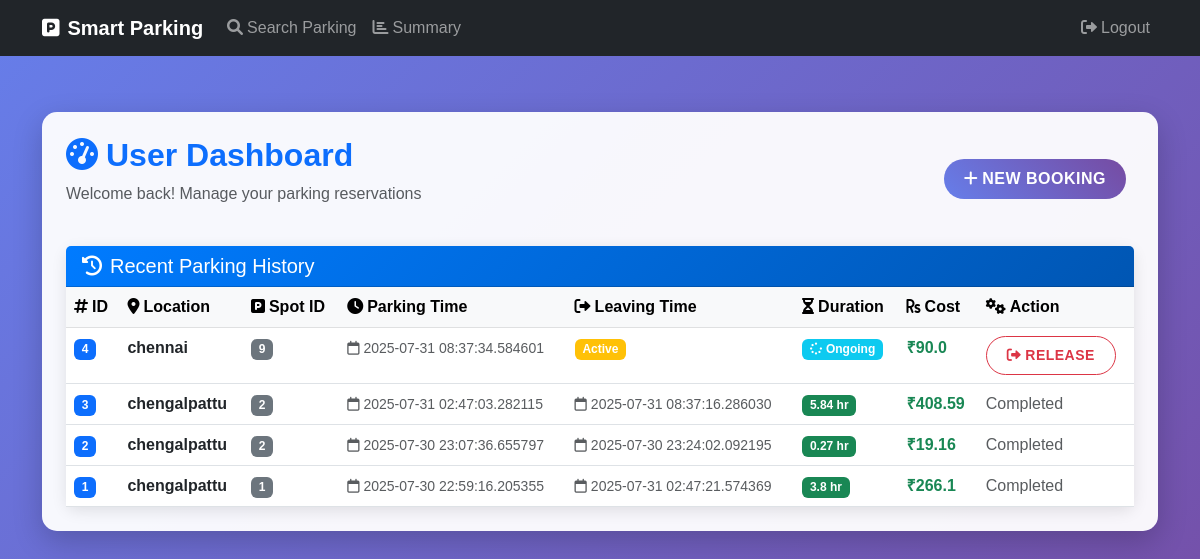
Page /user/dashboard (signed in) on the committed database.
### models/model.py (models this page shows)
class Reservation(db.Model):
    id = db.Column(db.Integer, primary_key=True)
    spot_id = db.Column(db.Integer, db.ForeignKey('parking_spot.id'), nullable=False)
    user_id = db.Column(db.Integer, db.ForeignKey('user.id'), nullable=False)
    parking_timestamp = db.Column(db.DateTime, default=datetime.utcnow)
    leaving_timestamp = db.Column(db.DateTime, nullable=True)
    parking_cost = db.Column(db.Float)

class ParkingLot(db.Model):
    id = db.Column(db.Integer, primary_key=True)
    prime_location_name = db.Column(db.String(100), nullable=False)
    price_per_hour = db.Column(db.Float, nullable=False)
    address = db.Column(db.String(200))
    pin_code = db.Column(db.String(10))
    maximum_number_of_spots = db.Column(db.Integer, nullable=False)
    spots = db.relationship('ParkingSpot', backref='lot', cascade='all, delete', lazy=True)

class ParkingSpot(db.Model):
    id = db.Column(db.Integer, primary_key=True)
    lot_id = db.Column(db.Integer, db.ForeignKey('parking_lot.id'), nullable=False)
    status = db.Column(db.String(1), nullable=False, default='A')
    reservation = db.relationship('Reservation', backref='spot', uselist=False, lazy=True)

### controllers/user_routes.py (the view)
    @app.route("/user/dashboard")
    def user_dashboard():
        user_id = session.get("user_id")
        reservations = Reservation.query.filter_by(user_id=user_id).order_by(Reservation.parking_timestamp.desc()).all()
        return render_template("user_dashboard.html", reservations=reservations)

### templates/user_dashboard.html (shortened to what this page needs)
<!DOCTYPE html>
<html lang="en">
<head>
    <link href="https://cdn.jsdelivr.net/npm/bootstrap@5.3.0/dist/css/bootstrap.min.css" rel="stylesheet">
    <link href="https://cdnjs.cloudflare.com/ajax/libs/font-awesome/6.0.0/css/all.min.css" rel="stylesheet">
    <link href="{{ url_for('static', filename='css/styles.css') }}" rel="stylesheet">
</head>
<body>
    <nav class="navbar navbar-expand-lg navbar-dark bg-dark">
        <div class="container">
            <a class="navbar-brand" href="#">
                <i class="fas fa-parking me-2"></i>Smart Parking
            </a>
            <div class="navbar-collapse" id="navbarNav">
                <ul class="navbar-nav me-auto">
                    <li class="nav-item">
                        <a class="nav-link" href="/user/search">
                            <i class="fas fa-search me-1"></i>Search Parking
                        </a>
                    </li>
                    <li class="nav-item">
                        <a class="nav-link" href="/user/summary">
                            <i class="fas fa-chart-bar me-1"></i>Summary
                        </a>
                    </li>
                </ul>
                <ul class="navbar-nav">
                    <li class="nav-item">
                        <a class="nav-link" href="/login">
                            <i class="fas fa-sign-out-alt me-1"></i>Logout
                        </a>
                    </li>
                </ul>
            </div>
        </div>
    </nav>
    <div class="container mt-4">
        <div class="row">
            <div class="col-12">
                <div class="main-container p-4">
                    <div class="d-flex justify-content-between align-items-center mb-4">
                        <div>
                            <h2 class="fw-bold text-primary">
                                <i class="fas fa-tachometer-alt me-2"></i>User Dashboard
                            </h2>
                            <p class="text-muted">Welcome back! Manage your parking reservations</p>
                        </div>
                        <div>
                            <a href="/user/search" class="btn btn-primary-custom btn-custom me-2">
                                <i class="fas fa-plus me-1"></i>New Booking
                            </a>
                        </div>
                    </div>
                    <div class="card card-custom">
                        <div class="card-header bg-primary text-white">
                            <h5 class="mb-0">
                                <i class="fas fa-history me-2"></i>Recent Parking History
                            </h5>
                        </div>
                        <div class="card-body p-0">
                            <div class="table-responsive">
                                <table class="table table-hover mb-0">
                                    <thead class="table-light">
                                        <tr>
                                            <th><i class="fas fa-hashtag me-1"></i>ID</th>
                                            <th><i class="fas fa-map-marker-alt me-1"></i>Location</th>
                                            <th><i class="fas fa-parking me-1"></i>Spot ID</th>
                                            <th><i class="fas fa-clock me-1"></i>Parking Time</th>
                                            <th><i class="fas fa-sign-out-alt me-1"></i>Leaving Time</th>
                                            <th><i class="fas fa-hourglass me-1"></i>Duration</th>
                                            <th><i class="fas fa-rupee-sign me-1"></i>Cost</th>
                                            <th><i class="fas fa-cogs me-1"></i>Action</th>
                                        </tr>
                                    </thead>
                                    <tbody>
                                        {% for r in reservations %}
                                        <tr>
                                            <td><span class="badge bg-primary">{{ r.id }}</span></td>
                                            <td>
                                                <strong>{{ r.spot.lot.prime_location_name }}</strong>
                                            </td>
                                            <td><span class="badge bg-secondary">{{ r.spot.id }}</span></td>
                                            <td>
                                                <small class="text-muted">
                                                    <i class="far fa-calendar me-1"></i>{{ r.parking_timestamp }}
                                                </small>
                                            </td>
                                            <td>
                                                {% if r.leaving_timestamp %}
                                                    <small class="text-muted">
                                                        <i class="far fa-calendar me-1"></i>{{ r.leaving_timestamp }}
                                                    </small>
                                                {% else %}
                                                    <span class="badge bg-warning">Active</span>
                                                {% endif %}
                                            </td>
                                            <td>
                                                {% if r.leaving_timestamp %}
                                                    {% set duration = (r.leaving_timestamp - r.parking_timestamp).total_seconds() / 3600 %}
                                                    <span class="badge bg-success">{{ duration|round(2) }} hr</span>
                                                {% else %}
                                                    <span class="badge bg-info">
                                                        <i class="fas fa-spinner fa-spin me-1"></i>Ongoing
                                                    </span>
                                                {% endif %}
                                            </td>
                                            <td>
                                                {% if r.parking_cost %}
                                                    <strong class="text-success">₹{{ r.parking_cost }}</strong>
                                                {% else %}
                                                    <span class="text-muted">—</span>
                                                {% endif %}
                                            </td>
                                            <td>
                                                {% if not r.leaving_timestamp %}
                                                    <a href="/user/release/{{ r.id }}"
                                                       class="btn btn-sm btn-outline-danger btn-custom">
                                                        <i class="fas fa-sign-out-alt me-1"></i>Release
                                                    </a>
                                                {% else %}
                                                    <span class="text-muted">Completed</span>
                                                {% endif %}
                                            </td>
                                        </tr>
                                        {% endfor %}
                                    </tbody>
                                </table>
                            </div>
                        </div>
                    </div>
                </div>
            </div>
        </div>
    </div>
</body>
</html>

### static/styles.css (style rules this page uses)
body { background: linear-gradient(135deg, #667eea 0%, #764ba2 100%); min-height: 100vh; font-family: 'Arial', sans-serif; }
.main-container { background: rgba(255, 255, 255, 0.95); border-radius: 15px; box-shadow: 0 10px 30px rgba(0, 0, 0, 0.2); margin-top: 2rem; margin-bottom: 2rem; }
.card-custom { border: none; border-radius: 10px; box-shadow: 0 4px 15px rgba(0, 0, 0, 0.1); transition: transform 0.3s ease; }
.btn-custom { border-radius: 25px; padding: 8px 20px; font-weight: 600; text-transform: uppercase; letter-spacing: 0.5px; transition: all 0.3s ease; }
.btn-primary-custom { background: linear-gradient(45deg, #667eea, #764ba2); border: none; color: white; }
.navbar-brand { font-weight: bold; }
.card-header { background: linear-gradient(135deg, #007bff, #0056b3); color: white; }

### rows in the picture
Reservation: id "4", spot.lot.prime_location_name "chennai", spot.id "9", parking_timestamp "2025-07-31 08:37:34.584601", shows "Active", shows "Ongoing", parking_cost "90.0"
Reservation: id "3", spot.lot.prime_location_name "chengalpattu", spot.id "2", parking_timestamp "2025-07-31 02:47:03.282115", leaving_timestamp "2025-07-31 08:37:16.286030", duration "5.84", parking_cost "408.59", shows "Completed"
Reservation: id "2", spot.lot.prime_location_name "chengalpattu", spot.id "2", parking_timestamp "2025-07-30 23:07:36.655797", leaving_timestamp "2025-07-30 23:24:02.092195", duration "0.27", parking_cost "19.16", shows "Completed"
Reservation: id "1", spot.lot.prime_location_name "chengalpattu", spot.id "1", parking_timestamp "2025-07-30 22:59:16.205355", leaving_timestamp "2025-07-31 02:47:21.574369", duration "3.8", parking_cost "266.1", shows "Completed"
